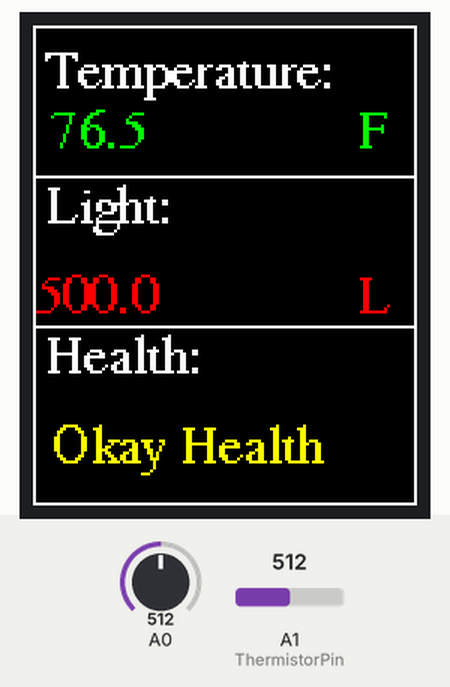
Bench run of a sketch on a simulated Arduino Uno, built with avr-gcc and run on an emulated ATmega328P. Shown: 128×160 colour display. The inputs (shaded band) are chosen by the test bench; at power-on: A0 = 512, A1 (ThermistorPin) = 512.

Above: at 1.3 s.
1.4 s: A0 set to 716
At 6.4 s:
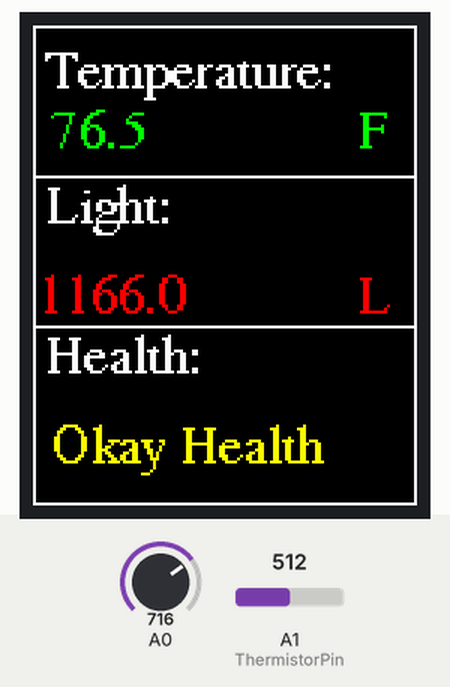
7.4 s: A1 (ThermistorPin) set to 472
At 10.8 s:
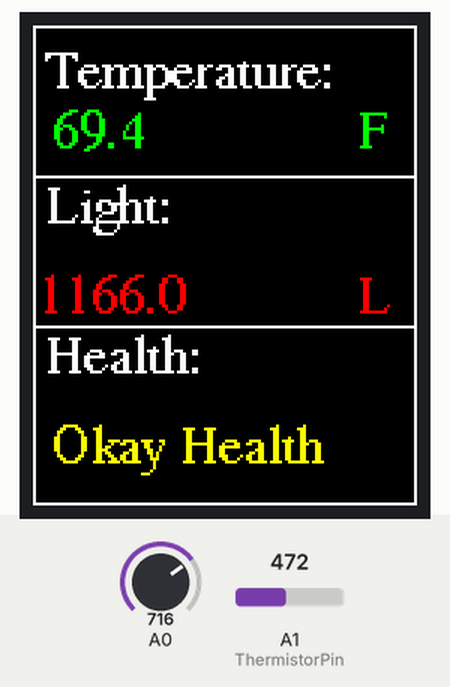
13.4 s: A1 (ThermistorPin) set to 446
At 16.4 s:
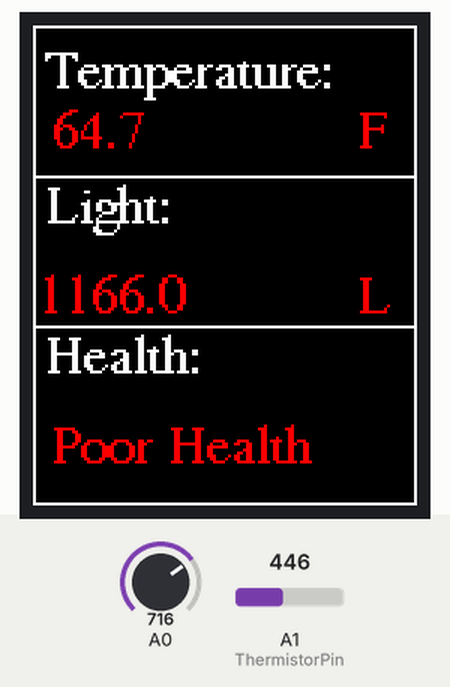
19.4 s: A0 set to 741
At 20.8 s:
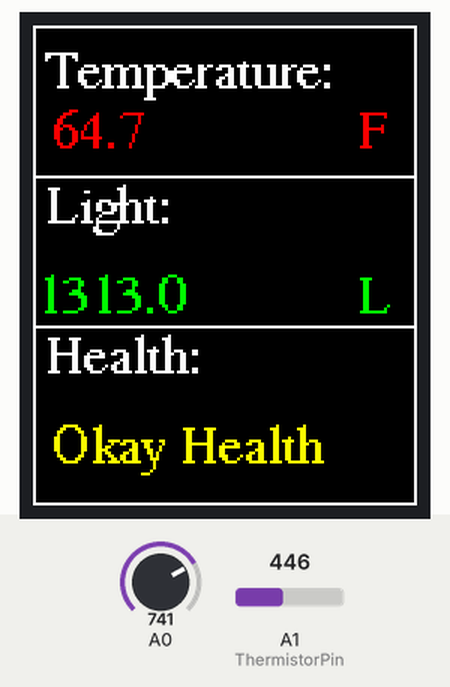
25.4 s: A1 (ThermistorPin) set to 511
At 30.9 s:
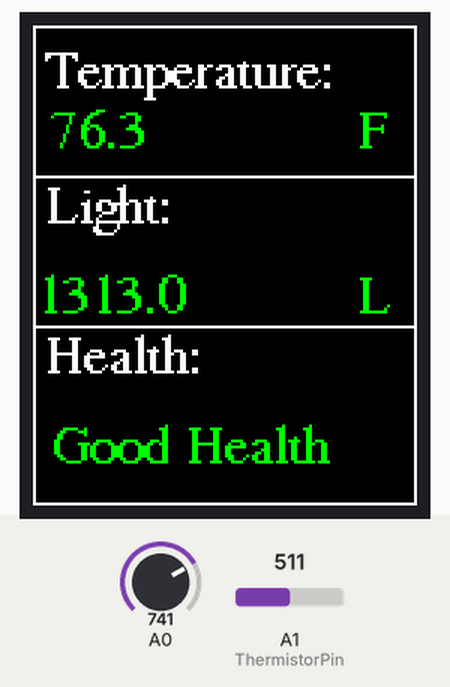
31.7 s: A0 set to 900
At 36.4 s:
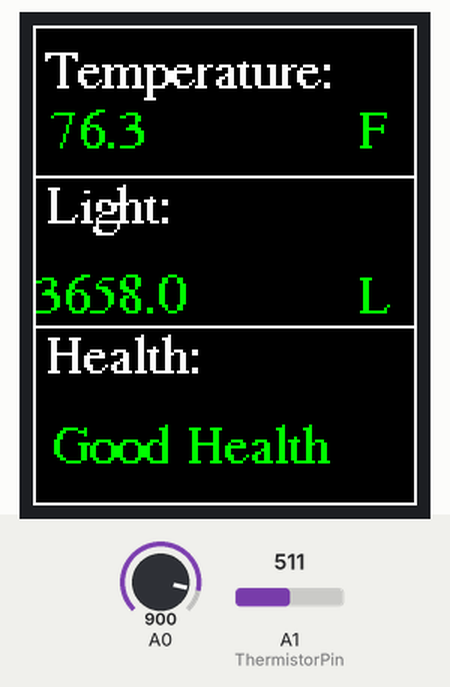
Timing chart, 0 to 37.9 s (numbered marks = the images above; inputs shaded):
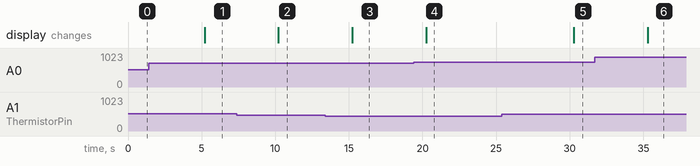

The sketch:

Garduino_Mockup.ino
```cpp
//This is a mock up for my arduino gardening device

//For right now, this device will measure light coming into the device, measure moisture, and use either a solenoid or a pump to water the plant

//potential expansions: additional plants in a line with a dc motor controlling some wheel drive, light control instead of a timed outlet on LED lights

//Inputs: Soil moisture, light exposure,
//Outputs: LCD screen updates, water when needed, potentially lighting changes when needed based on time of year and or light within a shady day, LED of plant health if multiple,
// and finally SD card readings

//Input and output frequency? 1 minute for testing. 1 hour? for implementation or could be while outlet is on


/*
LCD screen states
watering...
moisture : %d %
Average light: (not sure on the unit yet)

*/

/*
Current parts:
esp015 for wifi if I want to add mobile monitoring or potentially pull weather data in for the date instead of outlet
st7735 lcd since I have it spare
wayintop thermistor and photoresistor for now since again, I have it spare
*/


/*
Current plan:
Make and test code firstly for photoresistor and then thermistor using 1k and 10k resistors respectively
Then we will figure out the st7735 on arduino instead of a tm4c like I'm used to (adafruit's library is here: https://github.com/adafruit/Adafruit-ST7735-Library)

*/
#include <Adafruit_GFX.h>
#include <Adafruit_ST7735.h>
#include <SPI.h>
#include <Fonts/FreeSerif9pt7b.h>

//#define debug 1

#define cs   4 //CS
#define sclk 5 //SCK
#define mosi 6 //SDA
#define dc   7 //A0
#define rst  8 //RESET

#define VIN 5 // V power voltage
#define R 1000 //ohm resistance value

#define COLOR1 ST7735_WHITE
#define COLOR2 ST7735_BLACK

Adafruit_ST7735 tft = Adafruit_ST7735(cs, dc, mosi, sclk, rst);

int Light;
float Temp;
int Health;
void setup() {
  // put your setup code here, to run once:
  #ifdef debug
  Serial.begin(9600);
  #endif

  tft.setFont(&FreeSerif9pt7b);
  tft.initR(INITR_BLACKTAB);
  tft.setRotation(2);

  tft.fillScreen(ST7735_BLACK);
  tft.setTextColor(ST7735_WHITE);
  tft.setTextSize(0);
  tft.drawRect(0, 0, 128, 160, COLOR1);
  tft.drawLine(0, 50, 128, 50, COLOR1);
  tft.drawLine(0, 100, 128, 100, COLOR1);
}//end setup


void loop() {


  Light=measure_light();
  Temp=measure_temp();

  tft.fillRect(1, 25, 80, 17, COLOR2);//x,y,width,height
  tft.fillRect(1, 80, 80, 17, COLOR2);
  tft.fillRect(1, 130, 100, 20, COLOR2);

  temperature_to_lcd(Temp, 20);
  light_to_lcd(Light, 65);

  if((Temp > 68)&&(Light > 1200)){
    Health=3;
  }
  else if((Temp <= 68)&&(Light <= 1200)){
    Health=1;
  }
  else{
    Health=2;
  }
  health_to_lcd(Health, 115);

  delay(5000);


}//end void loop


int measure_light(){
  // read the input on analog pin 0:
  int sensorValue = analogRead(A0);
  // Convert the analog reading (which goes from 0 - 1023) to a voltage (0 - 5V):
  float voltage = sensorValue * (5.0 / 1023.0);
  // print out the value you read:
  #ifdef debug
  Serial.print(F("Light Voltage: "));
  Serial.println(voltage);
  #endif

  //float Vout = float(sensorValue) * (VIN / float(1023));// Conversion analog to voltage
  float RLDR = (R * (VIN - voltage))/voltage; // Conversion voltage to resistance
  int phys=500/(RLDR/1000); // Conversion resitance to lumen
  return phys;

  //return voltage;

}//end measure_light


float measure_temp(){

  int ThermistorPin = 1;
  int Vo;
  float R1 = 10000;
  float logR2, R2, T;
  float c1 = 1.009249522e-03, c2 = 2.378405444e-04, c3 = 2.019202697e-07;

  Vo = analogRead(ThermistorPin);
  R2 = R1 * (1023.0 / (float)Vo - 1.0);
  logR2 = log(R2);
  T = (1.0 / (c1 + c2*logR2 + c3*logR2*logR2*logR2));
  T = T - 273.15;
  T = (T * 9.0)/ 5.0 + 32.0;
  //Now we print the given temp values
  #ifdef debug
  Serial.print(F("Temperature: "));
  Serial.print(T);
  Serial.println(F(" F\n"));
  #endif

  return T;
}//end measure_temp


void temperature_to_lcd(float temperature, unsigned char text_position){
    int text_color;
    tft.setCursor(4, text_position);
    tft.setTextColor(COLOR1, COLOR2);
    tft.setTextSize(1);
    tft.print("Temperature:");
    tft.setTextSize(0);
    if (temperature > 68){
        text_color = ST7735_GREEN;
    }//endif
    else{
        text_color = ST7735_RED;
    }//end else

    tft.setCursor(1, text_position + 20);
    fix_number_position(temperature);
    tft.setTextColor(text_color, COLOR2);
    tft.print(temperature, 1);
    tft.setCursor(108, text_position + 20);
    tft.print("F");

}//end temp_to_lcd

void light_to_lcd(float light, unsigned char text_position){
    int text_color;
    tft.setTextColor(COLOR1, COLOR2);
    tft.setCursor(4, text_position);
    tft.setTextSize(0);
    tft.println("Light:");
    tft.setTextSize(1);
    tft.setCursor(1, text_position + 30);
    fix_number_position(light);

    if (light > 1200){
        text_color = ST7735_GREEN;
    }//endif
    else{
        text_color = ST7735_RED;
    }//end else
    tft.setTextColor(text_color, COLOR2);
    tft.print(light, 1);
    tft.setCursor(108, text_position + 30);
    tft.print("L");
}

void health_to_lcd(int health, unsigned char text_position){
    tft.setTextColor(COLOR1, COLOR2);
    tft.setCursor(4, text_position);
    tft.setTextSize(1);
    tft.println("Health:");
    tft.setTextSize(1);
    tft.setCursor(1, text_position + 30);
    if(health==1){
      tft.setTextColor(ST7735_RED, COLOR2);
      tft.print(" Poor Health");
    }
    if(health==2){
      tft.setTextColor(ST7735_YELLOW, COLOR2);
      tft.print(" Okay Health");
    }
    if(health==3){
      tft.setTextColor(ST7735_GREEN, COLOR2);
      tft.print(" Good Health");
    }
}//end health to lcd

void fix_number_position(float number){
    if ((number >= -40) && (number < -9.9))
    {;}
    if ((number >= -9.9) && (number < 0.0)){
    tft.print(" ");}
    if ((number >= 0.0) && (number < 9.9)){
        tft.print(" ");}
    if ((number >= 9.9) && (number < 99.9)){
        tft.print(" ");}
    if ((number >= 99.9) && (number < 151)){
        tft.print("");}
}//end fix number pos
```

Measured:
- the behaviour switches between 465 and 464 on A1 (ThermistorPin) (found by bisection; images 2 and 3)
- the behaviour switches between 722 and 723 on A0 (found by bisection; images 3 and 4)
- after the input at 1.4 s, the display: changes after 3.8 s (image 1)
- after the input at 7.4 s, the display: changes after 2.8 s (image 2)
- after the input at 13.4 s, the display: changes after 1.8 s (image 3)
- after the input at 19.4 s, the display: changes after 0.85 s (image 4)
- after the input at 25.4 s, the display: changes after 4.9 s (image 5)
- after the input at 31.7 s, the display: changes after 3.6 s (image 6)
